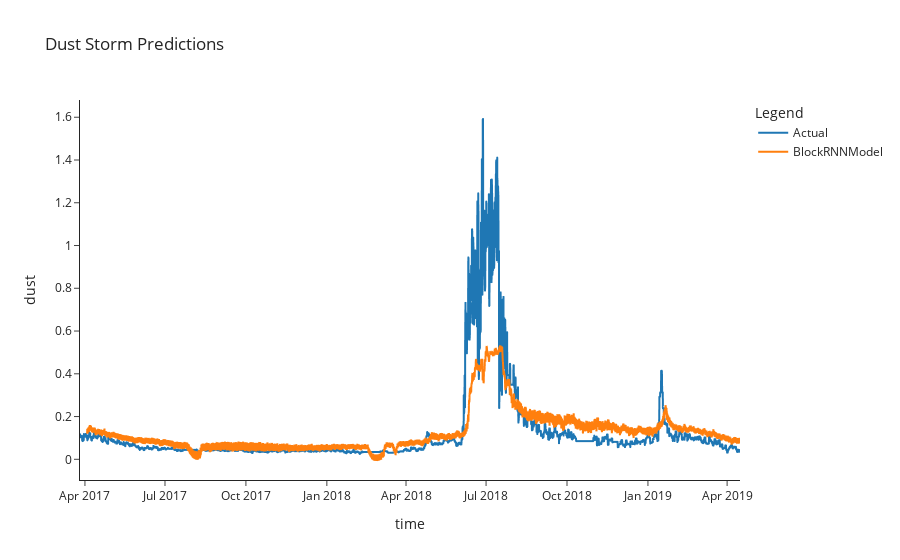

The notebook cell saved with this chart:
### Code cell
# best_model = create_block_rnn_model(study.best_trial)
# best_model = train_model(best_model, val)
logging(best_model, test)

### Figure 1 — Plotly figure (JSON) as saved in the notebook; plotly's stock layout.template omitted (floating-point values rounded to 4 significant figures; data arrays with more than 128 entries replaced by an {"elided": "..."} marker saying what was removed)
{"data": [{"hovertemplate": "Legend=Actual<br>time=%{x}<br>dust=%{y}<extra></extra>", "legendgroup": "Actual", "line": {"color": "#1F77B4", "dash": "solid"}, "marker": {"symbol": "circle"}, "mode": "lines", "name": "Actual", "showlegend": true, "type": "scattergl", "x": {"elided": "8768 str values"}, "xaxis": "x", "y": {"elided": "8768 float values"}, "yaxis": "y"}, {"hovertemplate": "Legend=BlockRNNModel<br>time=%{x}<br>dust=%{y}<extra></extra>", "legendgroup": "BlockRNNModel", "line": {"color": "#FF7F0E", "dash": "solid"}, "marker": {"symbol": "circle"}, "mode": "lines", "name": "BlockRNNModel", "showlegend": true, "type": "scattergl", "x": {"elided": "8768 str values"}, "xaxis": "x", "y": {"elided": "8768 float values"}, "yaxis": "y"}], "layout": {"legend": {"title": {"text": "Legend"}, "tracegroupgap": 0}, "title": {"text": "Dust Storm Predictions"}, "xaxis": {"anchor": "y", "domain": [0, 1], "title": {"text": "time"}}, "yaxis": {"anchor": "x", "domain": [0, 1], "title": {"text": "dust"}}}}
